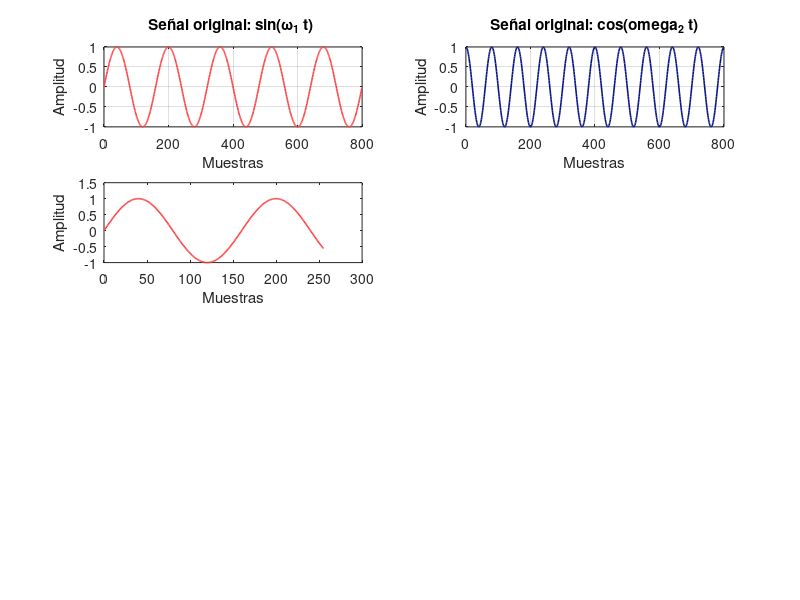

The MATLAB script that drew this image: (Note: this script raises an error after producing the figure.)
%% DFT - iDFT
clc, clear, close all;
Colors = [  hex2dec('fd') hex2dec('3c') hex2dec('3c');
            hex2dec('06') hex2dec('12') hex2dec('83');
            hex2dec('ff') hex2dec('b7') hex2dec('4c');
            hex2dec('13') hex2dec('8d') hex2dec('90');
            hex2dec('00') hex2dec('00') hex2dec('00')]/255;
plotPath = "../plot_out/";

N = [256, 800, 4096];
n = 0:1:800-1;
fs = 8e3;
f1 = 50;
f2 = 100;
omega_1 = 2*pi*f1/fs;
omega_2 = 2*pi*f2/fs;
x1 = sin(omega_1*n);
x2 = cos(omega_2*n);
name = "4_1_a";
figure
	subplot(4,2,1)
		plot(n, x1, "color",Colors(1,:), "linewidth",1.15)
		xlabel("Muestras")
		ylabel("Amplitud")
		title('Señal original: sin(\omega_{1} t) ', "Interpreter","tex")
		grid on
	subplot(4,2,2)
		plot(n, x2, "color",Colors(2,:), "linewidth",1.15)
		xlabel("Muestras")
		ylabel("Amplitud")
		title("Señal original: cos(\omega_{2} t)","Interpreter","tex")
		grid on
	for i = 1:1:3
		X1_temp = fft(x1, N(i));
		x1_temp = ifft(X1_temp);
		X2_temp = fft(x2, N(i));
		x2_temp = ifft(X2_temp);
		subplot(4,2,2*i +1)
			plot((0:1:N(i)-1), x1_temp, "color",Colors(1,:), "linewidth",1.15)
			xlabel("Muestras")
			ylabel("Amplitud")
			title("Señal reconstruida para N="+int2str(N(i)))
			grid on
			xlim([0, N(i)-1])
			
		subplot(4,2,2*i +2)
			plot((0:1:N(i)-1), x2_temp, "color",Colors(2,:), "linewidth",1.15)
			xlabel("Muestras")
			ylabel("Amplitud")
			title("Señal reconstruida para N="+int2str(N(i)))
			grid on
			xlim([0, N(i)-1])
	end
sgtitle('Reconstruccion de señales a partir de FFT, para diversos N') 	
cfg.PaperPositionMode = 'auto';
print(plotPath+name,'-dpdf','-bestfit');

X1 = fftshift(fft(x1));
X2 = fftshift(fft(x2));
k = ((0:1:799) - 400)*2*pi/800;
name = "4_1_b";
figure
	subplot(4,2,1)
		plot(k, abs(X1), "color",Colors(1,:), "linewidth",1.15)
		xlabel("Frecuencia normalizada \textit{rad/s}","Interpreter","latex")
		ylabel("Magnitud")
		title('Magnitud Espectro: sin(\omega_{1} t) ', "Interpreter","tex")
		grid on
		xlim([-0.2, 0.2])
	subplot(4,2,2)
		plot(k, abs(X2), "color",Colors(2,:), "linewidth",1.15)
		xlabel("Frecuencia normalizada \textit{rad/s}","Interpreter","latex")
		ylabel("Magnitud")
		title('Magnitud Espectro: cos(\omega_{2} t) ', "Interpreter","tex")
		grid on
		xlim([-0.2, 0.2])
	for i = 1:1:3
		X1_temp = fftshift(fft(x1, N(i)));
		X2_temp = fftshift(fft(x2, N(i)));
		k_temp = ((0:1:N(i)-1)-N(i)/2)*2*pi/N(i);
		subplot(4,2,2*i +1)
			plot(k_temp, abs(X1_temp), "color",Colors(1,:), "linewidth",1.15)
			xlabel("Frecuencia normalizada \textit{rad/s}","Interpreter","latex")
			ylabel("Magnitud")
			title("Magnitud FFT, N="+int2str(N(i)))
			grid on
			xlim([-0.2, 0.2])
			
		subplot(4,2,2*i +2)
			plot(k_temp, abs(X2_temp), "color",Colors(2,:), "linewidth",1.15)
			xlabel("Frecuencia normalizada \textit{rad/s}","Interpreter","latex")
			ylabel("Magnitud")
			title("Magnitud FFT, N="+int2str(N(i)))
			grid on
			xlim([-0.2, 0.2])
	end
sgtitle('Magnitud espectro de señales a partir de FFT, para diversos N') 	
cfg.PaperPositionMode = 'auto';
print(plotPath+name,'-dpdf','-bestfit');

%%  Analisis espectral
clc, clear, close all;
Colors = [  hex2dec('fd') hex2dec('3c') hex2dec('3c');
            hex2dec('06') hex2dec('12') hex2dec('83');
            hex2dec('ff') hex2dec('b7') hex2dec('4c');
            hex2dec('13') hex2dec('8d') hex2dec('90');
            hex2dec('00') hex2dec('00') hex2dec('00')]/255;
plotPath = "../plot_out/";

% Blackman N = 800
N = 800;
n = 0:1:800-1;
fs = 8e3;
f1 = 50;
f2 = 100;
omega_1 = 2*pi*f1/fs;
omega_2 = 2*pi*f2/fs;
x1 = sin(omega_1*n);
x2 = cos(omega_2*n);
w = blackman(N);
y1 = x1.*w';
y2 = x2.*w';
Y1 = fftshift(fft(y1,N));
Y2 = fftshift(fft(y2,N));
k = ((0:1:N-1)-N/2)*2*pi/N;
name = "4_2_a"
figure
	subplot(3,2,1)
		plot(n, x1,"color",Colors(1,:),"linewidth",1.15)
		xlabel("Muestras")
		ylabel("Amplitud")
		title('Señal original: sin(\omega_{1} t) ', "Interpreter","tex")
		grid on
	subplot(3,2,2)
		plot(n, x2,"color",Colors(2,:),"linewidth",1.15)
		xlabel("Muestras")
		ylabel("Amplitud")
		title("Señal original: cos(\omega_{2} t)","Interpreter","tex")
		grid on
	subplot(3,2,3)
		plot(n, y1,"color",Colors(1,:),"linewidth",1.15)
		xlabel("Muestras")
		ylabel("Amplitud")
		title('Señal enventanada: sin(\omega_{1} t) ', "Interpreter","tex")
		grid on
	subplot(3,2,4)
		plot(n, y2,"color",Colors(2,:),"linewidth",1.15)
		xlabel("Muestras")
		ylabel("Amplitud")
		title("Señal enventanada : cos(\omega_{2} t)","Interpreter","tex")
		grid on
	subplot(3,2,5)
		plot(n, ifft(fft(y1)),"color",Colors(1,:),"linewidth",1.15)
		xlabel("Muestras")
		ylabel("Amplitud")
		title('Señal enventanada - IFFT: sin(\omega_{1} t) ', "Interpreter","tex")
		grid on
	subplot(3,2,6)
		plot(n, ifft(fft(y2)),"color",Colors(2,:),"linewidth",1.15)
		xlabel("Muestras")
		ylabel("Amplitud")
		title("Señal enventanada - IFFT: cos(\omega_{2} t)","Interpreter","tex")
		grid on
	sgtitle("Señales originales y señales enventandas: Blackman L = 800");
cfg.PaperPositionMode = 'auto';
print(plotPath+name,'-dpdf','-bestfit');

name = "4_2_b"
figure
	% sin
	subplot(3,1,1)
		plot(k, abs(Y1), "color",Colors(1,:),"linewidth",1.15)
		xlabel("Frecuencia normalizada \textit{rad/s}","Interpreter","latex")
		ylabel("Magnitud")
		title("Magnitud DFT señal y1[n] = x1[n] \cdot w[n]","Interpreter","tex")
		grid on
		xlim([-pi, pi])
	subplot(3,1,2)
		plot(k, real(Y1), "color",Colors(1,:),"linewidth",1.15)
		xlabel("Frecuencia normalizada \textit{rad/s}","Interpreter","latex")
		ylabel("Amplitud")
		title("Parte real DFT señal y1[n] = x1[n] \cdot w[n]","Interpreter","tex")
		grid on
		xlim([-pi, pi])
		ylim([-200,200])
	subplot(3,1,3)
		plot(k, imag(Y1), "color",Colors(1,:),"linewidth",1.15)
		xlabel("Frecuencia normalizada \textit{rad/s}","Interpreter","latex")
		ylabel("Amplitud")
		title("Parte imaginaria DFT señal y1[n] = x1[n] \cdot w[n]","Interpreter","tex")
		grid on
		xlim([-pi, pi])
		ylim([-200,200])
cfg.PaperPositionMode = 'auto';
print(plotPath+name,'-dpdf','-bestfit');

name = "4_2_c"
figure
	% cos
	subplot(3,1,1)
		plot(k, abs(Y2), "color",Colors(2,:),"linewidth",1.15)
		xlabel("Frecuencia normalizada \textit{rad/s}","Interpreter","latex")
		ylabel("Magnitud")
		title("DFT señal y2[n] = x2[n] \cdot w[n]","Interpreter","tex")
		grid on
		xlim([-pi, pi])
	subplot(3,1,2)
		plot(k, real(Y2), "color",Colors(2,:),"linewidth",1.15)
		xlabel("Frecuencia normalizada \textit{rad/s}","Interpreter","latex")
		ylabel("Amplitud")
		title("Parte real DFT señal y2[n] = x2[n] \cdot w[n]","Interpreter","tex")
		grid on
		xlim([-pi, pi])
		ylim([-200,200])
	subplot(3,1,3)
		plot(k, imag(Y2), "color",Colors(2,:),"linewidth",1.15)
		xlabel("Frecuencia normalizada \textit{rad/s}","Interpreter","latex")
		ylabel("Amplitud")
		title("Parte imaginaria DFT señal y2[n] = x2[n] \cdot w[n]","Interpreter","tex")
		grid on
		xlim([-pi, pi])
		ylim([-200,200])
cfg.PaperPositionMode = 'auto';
print(plotPath+name,'-dpdf','-bestfit');

%%  Analisis espectral: Blackman N = 256
clc, clear, close all;
Colors = [  hex2dec('fd') hex2dec('3c') hex2dec('3c');
            hex2dec('06') hex2dec('12') hex2dec('83');
            hex2dec('ff') hex2dec('b7') hex2dec('4c');
            hex2dec('13') hex2dec('8d') hex2dec('90');
            hex2dec('00') hex2dec('00') hex2dec('00')]/255;
plotPath = "../plot_out/";

N = 256;
n = 0:1:N-1;
fs = 8e3;
f1 = 50;
f2 = 100;
omega_1 = 2*pi*f1/fs;
omega_2 = 2*pi*f2/fs;
x1 = sin(omega_1*n);
x2 = cos(omega_2*n);
w = blackman(N);
y1 = x1.*w';
y2 = x2.*w';
Y1 = fftshift(fft(y1,N));
Y2 = fftshift(fft(y2,N));
k = ((0:1:N-1)-N/2)*2*pi/N;
name = "4_2_d"
figure
	subplot(3,2,1)
		plot(n, x1,"color",Colors(1,:),"linewidth",1.15)
		xlabel("Muestras")
		ylabel("Amplitud")
		title('Señal original: sin(\omega_{1} t) ', "Interpreter","tex")
		grid on
		xlim([0, 256])
	subplot(3,2,2)
		plot(n, x2,"color",Colors(2,:),"linewidth",1.15)
		xlabel("Muestras")
		ylabel("Amplitud")
		title("Señal original: cos(\omega_{2} t)","Interpreter","tex")
		grid on
		xlim([0, 256])
	subplot(3,2,3)
		plot(n, y1,"color",Colors(1,:),"linewidth",1.15)
		xlabel("Muestras")
		ylabel("Amplitud")
		title('Señal enventanada: sin(\omega_{1} t) ', "Interpreter","tex")
		grid on
		xlim([0, 256])
	subplot(3,2,4)
		plot(n, y2,"color",Colors(2,:),"linewidth",1.15)
		xlabel("Muestras")
		ylabel("Amplitud")
		title("Señal enventanada : cos(\omega_{2} t)","Interpreter","tex")
		grid on
		xlim([0, 256])
	subplot(3,2,5)
		plot(n, ifft(fft(y1)),"color",Colors(1,:),"linewidth",1.15)
		xlabel("Muestras")
		ylabel("Amplitud")
		title('Señal enventanada - IFFT: sin(\omega_{1} t) ', "Interpreter","tex")
		grid on
		xlim([0, 256])
	subplot(3,2,6)
		plot(n, ifft(fft(y2)),"color",Colors(2,:),"linewidth",1.15)
		xlabel("Muestras")
		ylabel("Amplitud")
		title("Señal enventanada - IFFT: cos(\omega_{2} t)","Interpreter","tex")
		grid on
		xlim([0, 256])
	sgtitle("Señales originales y señales enventandas: Blackman L = 256");
cfg.PaperPositionMode = 'auto';
print(plotPath+name,'-dpdf','-bestfit');

name = "4_2_e"
figure
	% sin
	subplot(3,1,1)
		plot(k, abs(Y1), "color",Colors(1,:),"linewidth",1.15)
		xlabel("Frecuencia normalizada \textit{rad/s}","Interpreter","latex")
		ylabel("Magnitud")
		title("DFT señal y1[n] = x1[n] \cdot w[n]","Interpreter","tex")
		grid on
		xlim([-pi, pi])
	subplot(3,1,2)
		plot(k, real(Y1), "color",Colors(1,:),"linewidth",1.15)
		xlabel("Frecuencia normalizada \textit{rad/s}","Interpreter","latex")
		ylabel("Amplitud")
		title("Parte real DFT señal y1[n] = x1[n] \cdot w[n]","Interpreter","tex")
		grid on
		xlim([-pi, pi])
	subplot(3,1,3)
		plot(k, imag(Y1), "color",Colors(1,:),"linewidth",1.15)
		xlabel("Frecuencia normalizada \textit{rad/s}","Interpreter","latex")
		ylabel("Amplitud")
		title("Parte imaginaria DFT señal y1[n] = x1[n] \cdot w[n]","Interpreter","tex")
		grid on
		xlim([-pi, pi])
cfg.PaperPositionMode = 'auto';
print(plotPath+name,'-dpdf','-bestfit');

name = "4_2_f"
figure
	% cos
	subplot(3,1,1)
		plot(k, abs(Y2), "color",Colors(2,:),"linewidth",1.15)
		xlabel("Frecuencia normalizada \textit{rad/s}","Interpreter","latex")
		ylabel("Magnitud")
		title("DFT señal y2[n] = x2[n] \cdot w[n]","Interpreter","tex")
		grid on
		xlim([-pi, pi])
	subplot(3,1,2)
		plot(k, real(Y2), "color",Colors(2,:),"linewidth",1.15)
		xlabel("Frecuencia normalizada \textit{rad/s}","Interpreter","latex")
		ylabel("Amplitud")
		title("Parte real DFT señal y2[n] = x2[n] \cdot w[n]","Interpreter","tex")
		grid on
		xlim([-pi, pi])
	subplot(3,1,3)
		plot(k, imag(Y2), "color",Colors(2,:),"linewidth",1.15)
		xlabel("Frecuencia normalizada \textit{rad/s}","Interpreter","latex")
		ylabel("Amplitud")
		title("Parte imaginaria DFT señal y2[n] = x2[n] \cdot w[n]","Interpreter","tex")
		grid on
		xlim([-pi, pi])
cfg.PaperPositionMode = 'auto';
print(plotPath+name,'-dpdf','-bestfit');

%%  Analisis espectral
clc, clear, close all;
Colors = [  hex2dec('fd') hex2dec('3c') hex2dec('3c');
            hex2dec('06') hex2dec('12') hex2dec('83');
            hex2dec('ff') hex2dec('b7') hex2dec('4c');
            hex2dec('13') hex2dec('8d') hex2dec('90');
            hex2dec('00') hex2dec('00') hex2dec('00')]/255;
plotPath = "../plot_out/";

% rectwin N = 800
N = 800;
n = 0:1:800-1;
fs = 8e3;
f1 = 50;
f2 = 100;
omega_1 = 2*pi*f1/fs;
omega_2 = 2*pi*f2/fs;
x1 = sin(omega_1*n);
x2 = cos(omega_2*n);
w = rectwin(N);
y1 = x1.*w';
y2 = x2.*w';
Y1 = fftshift(fft(y1,N));
Y2 = fftshift(fft(y2,N));
k = ((0:1:N-1)-N/2)*2*pi/N;
name = "4_2_g"
figure
	subplot(3,2,1)
		plot(n, x1,"color",Colors(1,:),"linewidth",1.15)
		xlabel("Muestras")
		ylabel("Amplitud")
		title('Señal original: sin(\omega_{1} t) ', "Interpreter","tex")
		grid on
	subplot(3,2,2)
		plot(n, x2,"color",Colors(2,:),"linewidth",1.15)
		xlabel("Muestras")
		ylabel("Amplitud")
		title("Señal original: cos(\omega_{2} t)","Interpreter","tex")
		grid on
	subplot(3,2,3)
		plot(n, y1,"color",Colors(1,:),"linewidth",1.15)
		xlabel("Muestras")
		ylabel("Amplitud")
		title('Señal enventanada: sin(\omega_{1} t) ', "Interpreter","tex")
		grid on
	subplot(3,2,4)
		plot(n, y2,"color",Colors(2,:),"linewidth",1.15)
		xlabel("Muestras")
		ylabel("Amplitud")
		title("Señal enventanada : cos(\omega_{2} t)","Interpreter","tex")
		grid on
	subplot(3,2,5)
		plot(n, ifft(fft(y1)),"color",Colors(1,:),"linewidth",1.15)
		xlabel("Muestras")
		ylabel("Amplitud")
		title('Señal enventanada - IFFT: sin(\omega_{1} t) ', "Interpreter","tex")
		grid on
	subplot(3,2,6)
		plot(n, ifft(fft(y2)),"color",Colors(2,:),"linewidth",1.15)
		xlabel("Muestras")
		ylabel("Amplitud")
		title("Señal enventanada - IFFT: cos(\omega_{2} t)","Interpreter","tex")
		grid on
	sgtitle("Señales originales y señales enventandas: RectWin L = 800");
cfg.PaperPositionMode = 'auto';
print(plotPath+name,'-dpdf','-bestfit');

name = "4_2_h"
figure
	% sin
	subplot(3,1,1)
		plot(k, abs(Y1), "color",Colors(1,:),"linewidth",1.15)
		xlabel("Frecuencia normalizada \textit{rad/s}","Interpreter","latex")
		ylabel("Magnitud")
		title("Magnitud DFT señal y1[n] = x1[n] \cdot w[n]","Interpreter","tex")
		grid on
		xlim([-pi, pi])
	subplot(3,1,2)
		plot(k, real(Y1), "color",Colors(1,:),"linewidth",1.15)
		xlabel("Frecuencia normalizada \textit{rad/s}","Interpreter","latex")
		ylabel("Amplitud")
		title("Parte real DFT señal y1[n] = x1[n] \cdot w[n]","Interpreter","tex")
		grid on
		xlim([-pi, pi])
		ylim([-200,200])
	subplot(3,1,3)
		plot(k, imag(Y1), "color",Colors(1,:),"linewidth",1.15)
		xlabel("Frecuencia normalizada \textit{rad/s}","Interpreter","latex")
		ylabel("Amplitud")
		title("Parte imaginaria DFT señal y1[n] = x1[n] \cdot w[n]","Interpreter","tex")
		grid on
		xlim([-pi, pi])
		ylim([-200,200])
cfg.PaperPositionMode = 'auto';
print(plotPath+name,'-dpdf','-bestfit');

name = "4_2_i"
figure
	% cos
	subplot(3,1,1)
		plot(k, abs(Y2), "color",Colors(2,:),"linewidth",1.15)
		xlabel("Frecuencia normalizada \textit{rad/s}","Interpreter","latex")
		ylabel("Magnitud")
		title("DFT señal y2[n] = x2[n] \cdot w[n]","Interpreter","tex")
		grid on
		xlim([-pi, pi])
	subplot(3,1,2)
		plot(k, real(Y2), "color",Colors(2,:),"linewidth",1.15)
		xlabel("Frecuencia normalizada \textit{rad/s}","Interpreter","latex")
		ylabel("Amplitud")
		title("Parte real DFT señal y2[n] = x2[n] \cdot w[n]","Interpreter","tex")
		grid on
		xlim([-pi, pi])
		ylim([-200,200])
	subplot(3,1,3)
		plot(k, imag(Y2), "color",Colors(2,:),"linewidth",1.15)
		xlabel("Frecuencia normalizada \textit{rad/s}","Interpreter","latex")
		ylabel("Amplitud")
		title("Parte imaginaria DFT señal y2[n] = x2[n] \cdot w[n]","Interpreter","tex")
		grid on
		xlim([-pi, pi])
		ylim([-200,200])
cfg.PaperPositionMode = 'auto';
print(plotPath+name,'-dpdf','-bestfit');

%%  Analisis espectral: Blackman N = 256
clc, clear, close all;
Colors = [  hex2dec('fd') hex2dec('3c') hex2dec('3c');
            hex2dec('06') hex2dec('12') hex2dec('83');
            hex2dec('ff') hex2dec('b7') hex2dec('4c');
            hex2dec('13') hex2dec('8d') hex2dec('90');
            hex2dec('00') hex2dec('00') hex2dec('00')]/255;
plotPath = "../plot_out/";

N = 256;
n = 0:1:N-1;
fs = 8e3;
f1 = 50;
f2 = 100;
omega_1 = 2*pi*f1/fs;
omega_2 = 2*pi*f2/fs;
x1 = sin(omega_1*n);
x2 = cos(omega_2*n);
w = rectwin(N);
y1 = x1.*w';
y2 = x2.*w';
Y1 = fftshift(fft(y1,N));
Y2 = fftshift(fft(y2,N));
k = ((0:1:N-1)-N/2)*2*pi/N;
name = "4_2_j"
figure
	subplot(3,2,1)
		plot(n, x1,"color",Colors(1,:),"linewidth",1.15)
		xlabel("Muestras")
		ylabel("Amplitud")
		title('Señal original: sin(\omega_{1} t) ', "Interpreter","tex")
		grid on
		xlim([0, 256])
	subplot(3,2,2)
		plot(n, x2,"color",Colors(2,:),"linewidth",1.15)
		xlabel("Muestras")
		ylabel("Amplitud")
		title("Señal original: cos(\omega_{2} t)","Interpreter","tex")
		grid on
		xlim([0, 256])
	subplot(3,2,3)
		plot(n, y1,"color",Colors(1,:),"linewidth",1.15)
		xlabel("Muestras")
		ylabel("Amplitud")
		title('Señal enventanada: sin(\omega_{1} t) ', "Interpreter","tex")
		grid on
		xlim([0, 256])
	subplot(3,2,4)
		plot(n, y2,"color",Colors(2,:),"linewidth",1.15)
		xlabel("Muestras")
		ylabel("Amplitud")
		title("Señal enventanada : cos(\omega_{2} t)","Interpreter","tex")
		grid on
		xlim([0, 256])
	subplot(3,2,5)
		plot(n, ifft(fft(y1)),"color",Colors(1,:),"linewidth",1.15)
		xlabel("Muestras")
		ylabel("Amplitud")
		title('Señal enventanada - IFFT: sin(\omega_{1} t) ', "Interpreter","tex")
		grid on
		xlim([0, 256])
	subplot(3,2,6)
		plot(n, ifft(fft(y2)),"color",Colors(2,:),"linewidth",1.15)
		xlabel("Muestras")
		ylabel("Amplitud")
		title("Señal enventanada - IFFT: cos(\omega_{2} t)","Interpreter","tex")
		grid on
		xlim([0, 256])
	sgtitle("Señales originales y señales enventandas: RectWin L = 256");
cfg.PaperPositionMode = 'auto';
print(plotPath+name,'-dpdf','-bestfit');

name = "4_2_k"
figure
	% sin
	subplot(3,1,1)
		plot(k, abs(Y1), "color",Colors(1,:),"linewidth",1.15)
		xlabel("Frecuencia normalizada \textit{rad/s}","Interpreter","latex")
		ylabel("Magnitud")
		title("DFT señal y1[n] = x1[n] \cdot w[n]","Interpreter","tex")
		grid on
		xlim([-pi, pi])
	subplot(3,1,2)
		plot(k, real(Y1), "color",Colors(1,:),"linewidth",1.15)
		xlabel("Frecuencia normalizada \textit{rad/s}","Interpreter","latex")
		ylabel("Amplitud")
		title("Parte real DFT señal y1[n] = x1[n] \cdot w[n]","Interpreter","tex")
		grid on
		xlim([-pi, pi])
	subplot(3,1,3)
		plot(k, imag(Y1), "color",Colors(1,:),"linewidth",1.15)
		xlabel("Frecuencia normalizada \textit{rad/s}","Interpreter","latex")
		ylabel("Amplitud")
		title("Parte imaginaria DFT señal y1[n] = x1[n] \cdot w[n]","Interpreter","tex")
		grid on
		xlim([-pi, pi])
cfg.PaperPositionMode = 'auto';
print(plotPath+name,'-dpdf','-bestfit');

name = "4_2_l"
figure
	% cos
	subplot(3,1,1)
		plot(k, abs(Y2), "color",Colors(2,:),"linewidth",1.15)
		xlabel("Frecuencia normalizada \textit{rad/s}","Interpreter","latex")
		ylabel("Magnitud")
		title("DFT señal y2[n] = x2[n] \cdot w[n]","Interpreter","tex")
		grid on
		xlim([-pi, pi])
	subplot(3,1,2)
		plot(k, real(Y2), "color",Colors(2,:),"linewidth",1.15)
		xlabel("Frecuencia normalizada \textit{rad/s}","Interpreter","latex")
		ylabel("Amplitud")
		title("Parte real DFT señal y2[n] = x2[n] \cdot w[n]","Interpreter","tex")
		grid on
		xlim([-pi, pi])
	subplot(3,1,3)
		plot(k, imag(Y2), "color",Colors(2,:),"linewidth",1.15)
		xlabel("Frecuencia normalizada \textit{rad/s}","Interpreter","latex")
		ylabel("Amplitud")
		title("Parte imaginaria DFT señal y2[n] = x2[n] \cdot w[n]","Interpreter","tex")
		grid on
		xlim([-pi, pi])
cfg.PaperPositionMode = 'auto';
print(plotPath+name,'-dpdf','-bestfit');
